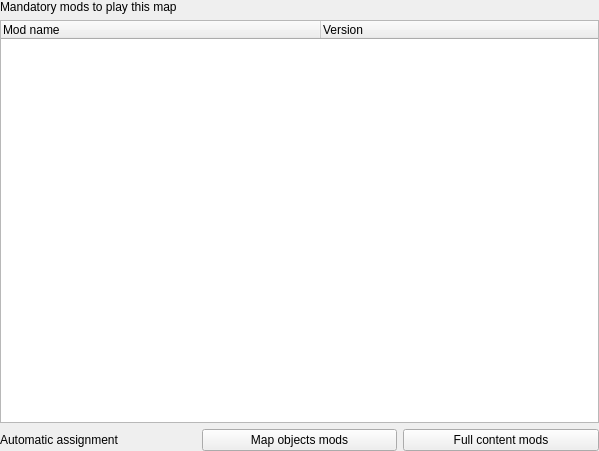
<?xml version="1.0" encoding="UTF-8"?>
<ui version="4.0">
 <class>ModSettings</class>
 <widget class="QWidget" name="ModSettings">
  <property name="geometry">
   <rect>
    <x>0</x>
    <y>0</y>
    <width>599</width>
    <height>451</height>
   </rect>
  </property>
  <property name="windowTitle">
   <string>Form</string>
  </property>
  <layout class="QVBoxLayout" name="verticalLayout">
   <property name="leftMargin">
    <number>0</number>
   </property>
   <property name="topMargin">
    <number>0</number>
   </property>
   <property name="rightMargin">
    <number>0</number>
   </property>
   <property name="bottomMargin">
    <number>0</number>
   </property>
   <item>
    <widget class="QLabel" name="label_7">
     <property name="text">
      <string>Mandatory mods to play this map</string>
     </property>
    </widget>
   </item>
   <item>
    <widget class="QTreeWidget" name="treeMods">
     <property name="sizeAdjustPolicy">
      <enum>QAbstractScrollArea::AdjustIgnored</enum>
     </property>
     <attribute name="headerDefaultSectionSize">
      <number>320</number>
     </attribute>
     <column>
      <property name="text">
       <string>Mod name</string>
      </property>
     </column>
     <column>
      <property name="text">
       <string>Version</string>
      </property>
     </column>
    </widget>
   </item>
   <item>
    <layout class="QHBoxLayout" name="horizontalLayout_4">
     <item>
      <widget class="QLabel" name="label_6">
       <property name="text">
        <string>Automatic assignment</string>
       </property>
      </widget>
     </item>
     <item>
      <widget class="QPushButton" name="modResolution_map">
       <property name="toolTip">
        <string>Set required mods based on objects placed on the map. This method may cause problems if you have customized rewards, garrisons, etc from mods</string>
       </property>
       <property name="text">
        <string>Map objects mods</string>
       </property>
       <property name="autoDefault">
        <bool>false</bool>
       </property>
      </widget>
     </item>
     <item>
      <widget class="QPushButton" name="modResolution_full">
       <property name="toolTip">
        <string>Set all mods having a game content as mandatory</string>
       </property>
       <property name="text">
        <string>Full content mods</string>
       </property>
       <property name="autoDefault">
        <bool>false</bool>
       </property>
      </widget>
     </item>
    </layout>
   </item>
  </layout>
 </widget>
 <resources/>
 <connections/>
</ui>
